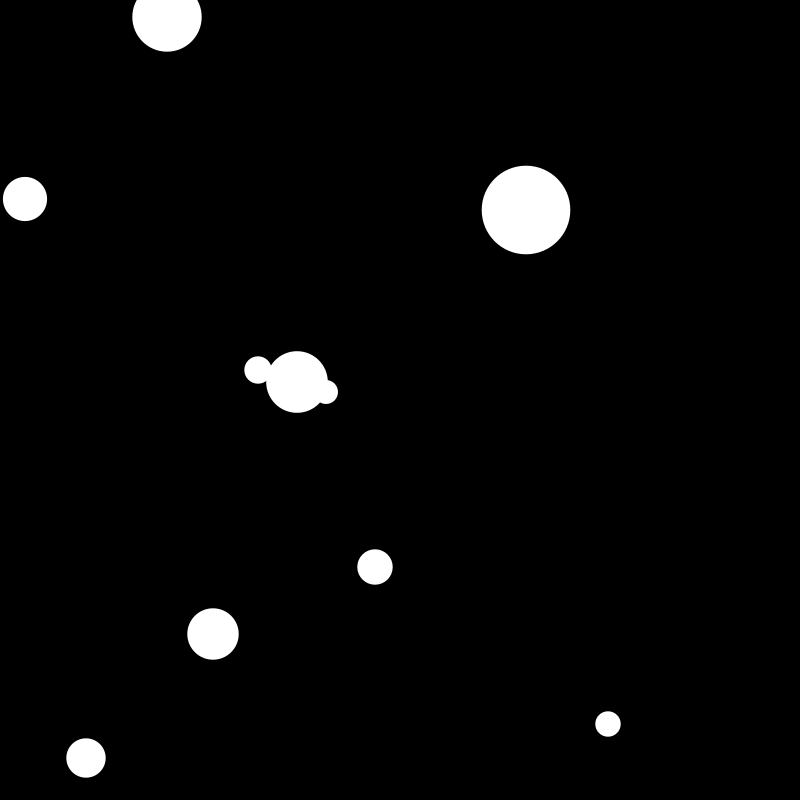
Frame 1 (no input)
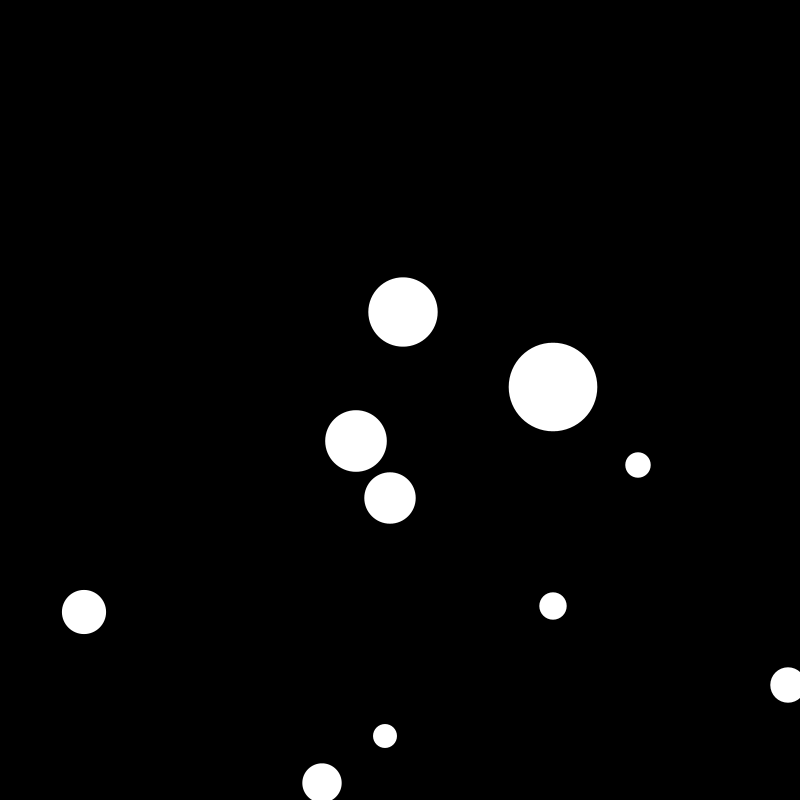
Frame 60 (the mouse pressed at the canvas centre just before this capture)
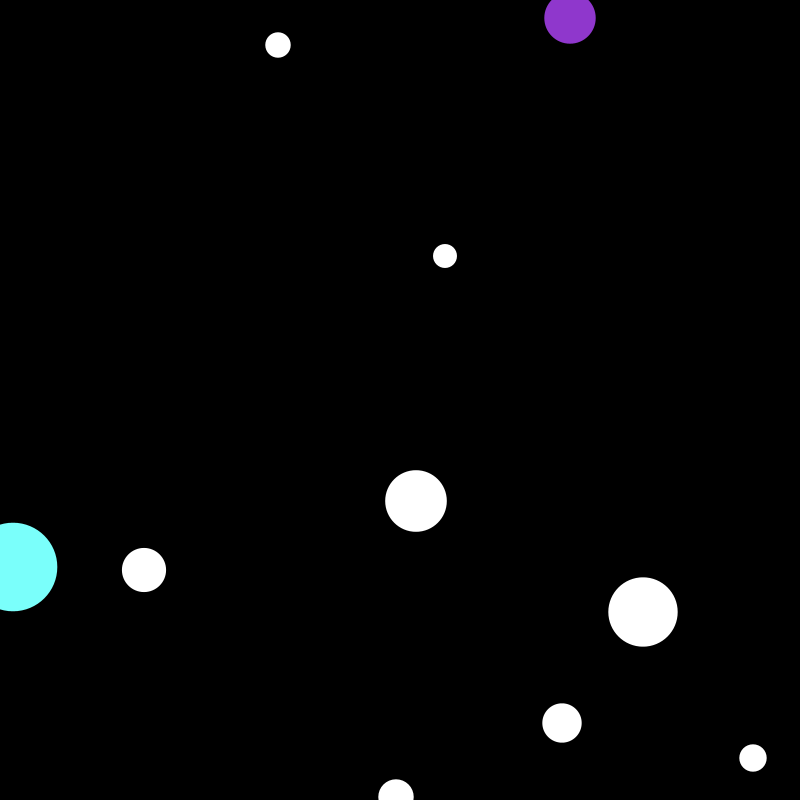
Frame 120 (the mouse held since frame 60 and released just before this capture)

The Processing sketch that drew these frames (run headless with seeded random() and noise(); from frame 60 on, the mouse is pressed at the canvas centre):

// Processing sketch: processing_113667
// ── processing_113667.pde

// Array of bouncing balls, pt. 4
// Create a new function inside Ball class to make it interactive

Ball[] ballArray;
// set a variable to change the number of balls
int numBalls = 10;

void setup(){
  size(800, 800);
  
  ballArray = new Ball[numBalls];
  
  for(int i=0; i<ballArray.length; i++){
     ballArray[i] = new Ball();
  } 
}

void draw(){
  background(0);
  for(int i=0; i < ballArray.length; i++){
     ballArray[i].update();
     ballArray[i].checkPos();
     ballArray[i].display();
  } 
}


void mouseClicked(){
  for(int i=0; i<ballArray.length; i++){
     ballArray[i] = new Ball();
  } 
}

// HOMEWORK = make a game.
// Ball Class
class Ball {
  color a = #8F37CC;
color b = #8F37CC;
color c = #7AFFFB;
color d = #FFE460;

color[] palette = {a,b,c,d};

  // Every ball needs these values
  int posX;
  int posY;
  int speedX;
  int speedY;
  float size;
  
  color fillColor = color(255);
  

  // create the ball object with starting values
  Ball() {
     posX = int(random(0,width));
     posY = int(random(0,height));
     speedX = int(random(1,10));
     speedY = int(random(1,10));
     size = random(20,100);
  }
  
  // move the ball and check its position
  void update() {
    posX += speedX;
    posY += speedY;
    
    if (posX >= width || posX <= 0) {
      speedX *= -1;
    }

    if (posY >= height || posY <=0) {
      speedY *= -1;
    }
  }
  
  void checkPos() {
    if( dist(mouseX, mouseY, posX, posY) < size/2) {
       int ranNum = floor(random(0,4));
       
      fillColor = (palette[ranNum]);
    }
  }
  // draw the ball
  void display() {
    noStroke();
    fill(fillColor);
    ellipse( posX, posY, size, size );
  }
  
}
